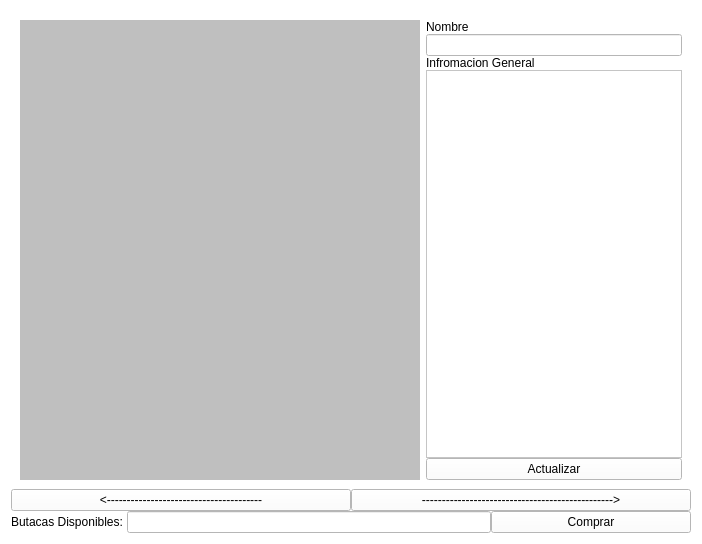
            <widget class="QWidget" name="page_dos">
             <property name="styleSheet">
              <string notr="true">background-color: rgb(255, 255, 255);</string>
             </property>
             <layout class="QHBoxLayout" name="horizontalLayout_5">
              <item>
               <widget class="QWidget" name="widget_5" native="true">
                <property name="minimumSize">
                 <size>
                  <width>350</width>
                  <height>0</height>
                 </size>
                </property>
                <layout class="QVBoxLayout" name="verticalLayout_11">
                 <property name="spacing">
                  <number>0</number>
                 </property>
                 <property name="leftMargin">
                  <number>0</number>
                 </property>
                 <property name="topMargin">
                  <number>0</number>
                 </property>
                 <property name="rightMargin">
                  <number>0</number>
                 </property>
                 <property name="bottomMargin">
                  <number>0</number>
                 </property>
                 <item>
                  <widget class="QWidget" name="widget_6" native="true">
                   <property name="minimumSize">
                    <size>
                     <width>0</width>
                     <height>500</height>
                    </size>
                   </property>
                   <layout class="QVBoxLayout" name="verticalLayout_8">
                    <property name="spacing">
                     <number>0</number>
                    </property>
                    <property name="leftMargin">
                     <number>0</number>
                    </property>
                    <property name="topMargin">
                     <number>0</number>
                    </property>
                    <property name="rightMargin">
                     <number>0</number>
                    </property>
                    <property name="bottomMargin">
                     <number>0</number>
                    </property>
                    <item>
                     <widget class="QWidget" name="widget_8" native="true">
                      <layout class="QHBoxLayout" name="horizontalLayout_12">
                       <item>
                        <widget class="QLabel" name="Imagen_cartelera">
                         <property name="minimumSize">
                          <size>
                           <width>400</width>
                           <height>0</height>
                          </size>
                         </property>
                         <property name="styleSheet">
                          <string notr="true">background-color:rgb(191, 191, 191)</string>
                         </property>
                         <property name="text">
                          <string/>
                         </property>
                        </widget>
                       </item>
                       <item>
                        <layout class="QVBoxLayout" name="verticalLayout_9">
                         <property name="spacing">
                          <number>0</number>
                         </property>
                         <item>
                          <widget class="QLabel" name="label">
                           <property name="text">
                            <string>Nombre</string>
                           </property>
                          </widget>
                         </item>
                         <item>
                          <widget class="QLineEdit" name="lineEdit_nombre"/>
                         </item>
                         <item>
                          <widget class="QLabel" name="label_2">
                           <property name="text">
                            <string>Infromacion General</string>
                           </property>
                          </widget>
                         </item>
                         <item>
                          <widget class="QTextEdit" name="textEdit_descripion"/>
                         </item>
                         <item>
                          <widget class="QPushButton" name="btn_actualizar">
                           <property name="text">
                            <string>Actualizar</string>
                           </property>
                          </widget>
                         </item>
                        </layout>
                       </item>
                      </layout>
                     </widget>
                    </item>
                    <item>
                     <widget class="QWidget" name="widget_14" native="true">
                      <property name="maximumSize">
                       <size>
                        <width>16777215</width>
                        <height>50</height>
                       </size>
                      </property>
                      <layout class="QVBoxLayout" name="verticalLayout_12">
                       <property name="spacing">
                        <number>0</number>
                       </property>
                       <property name="leftMargin">
                        <number>0</number>
                       </property>
                       <property name="topMargin">
                        <number>0</number>
                       </property>
                       <property name="rightMargin">
                        <number>0</number>
                       </property>
                       <property name="bottomMargin">
                        <number>0</number>
                       </property>
                       <item>
                        <layout class="QHBoxLayout" name="horizontalLayout_4">
                         <property name="spacing">
                          <number>0</number>
                         </property>
                         <item>
                          <widget class="QPushButton" name="btn_anterior">
                           <property name="text">
                            <string>&lt;---------------------------------------</string>
                           </property>
                          </widget>
                         </item>
                         <item>
                          <widget class="QPushButton" name="btn_siguiente">
                           <property name="text">
                            <string>------------------------------------------------&gt;</string>
                           </property>
                          </widget>
                         </item>
                        </layout>
                       </item>
                      </layout>
                     </widget>
                    </item>
                   </layout>
                  </widget>
                 </item>
                 <item>
                  <widget class="QWidget" name="widget_7" native="true">
                   <layout class="QHBoxLayout" name="horizontalLayout_14">
                    <property name="spacing">
                     <number>0</number>
                    </property>
                    <property name="leftMargin">
                     <number>0</number>
                    </property>
                    <property name="topMargin">
                     <number>0</number>
                    </property>
                    <property name="rightMargin">
                     <number>0</number>
                    </property>
                    <property name="bottomMargin">
                     <number>0</number>
                    </property>
                    <item>
                     <layout class="QHBoxLayout" name="horizontalLayout_13">
                      <property name="spacing">
                       <number>0</number>
                      </property>
                      <item>
                       <widget class="QLabel" name="label_12">
                        <property name="text">
                         <string>Butacas Disponibles: </string>
                        </property>
                       </widget>
                      </item>
                      <item>
                       <widget class="QLineEdit" name="Butacas_disponibles"/>
                      </item>
                      <item>
                       <widget class="QPushButton" name="btn_comprar">
                        <property name="minimumSize">
                         <size>
                          <width>200</width>
                          <height>0</height>
                         </size>
                        </property>
                        <property name="text">
                         <string>Comprar</string>
                        </property>
                       </widget>
                      </item>
                     </layout>
                    </item>
                   </layout>
                  </widget>
                 </item>
                </layout>
               </widget>
              </item>
             </layout>
            </widget>
